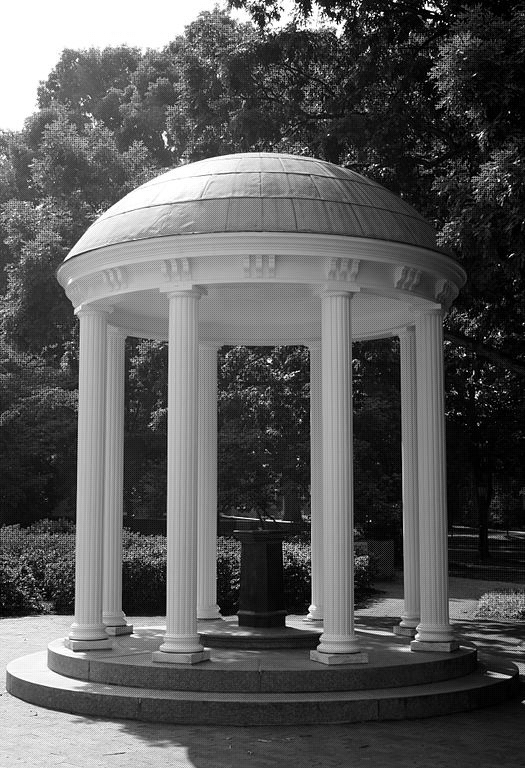
#> input picture Assignments&project/Assignment1_code/oldwell_mosaic.bmp, 525 x 768 px
$ python main.py
#> lines starting #> are read from the running program, lines starting #| are printed output that depends on the picture
#> further down, img is the input picture: shape (768, 525); min 0, max 255, mean 90.1
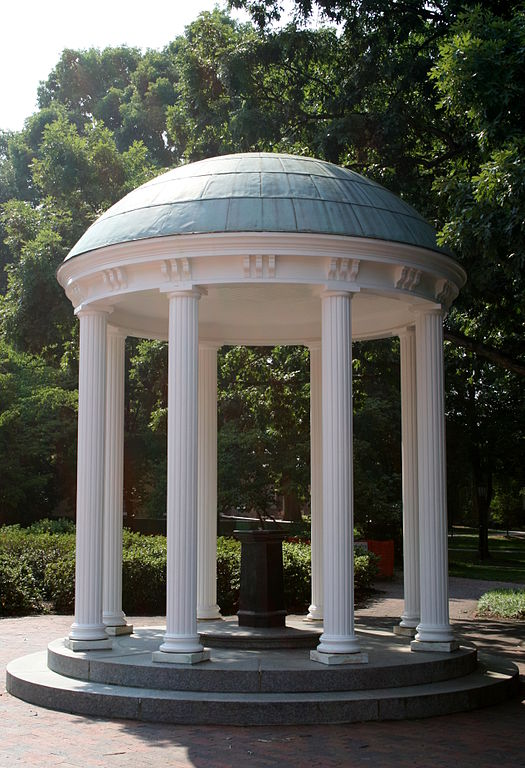
#> input picture Assignments&project/Assignment1_code/oldwell.jpg, 525 x 768 px
#> further down, img_orignal is the input picture: shape (768, 525, 3); mean B, G, R 85.1, 92.2, 91.5
### Assignments&project/Assignment1_code/utlis.py
import numpy as np
import cv2
import copy

def splitRGB(img):

    R = copy.deepcopy(img)
    G = copy.deepcopy(img)
    B = copy.deepcopy(img)

    for i in range(img.shape[0]):
        for j in  range(img.shape[1]):
            if ((i % 2 == 0 and j % 2 == 0) or (i % 2 != 0 and j % 2 != 0 )):
                R[(i, j)]= 0
            if(i % 2 !=0 or j % 2 != 0):
                B[(i, j)]= 0
            if (i % 2 == 0 or j % 2 == 0):
                G[(i, j)] = 0
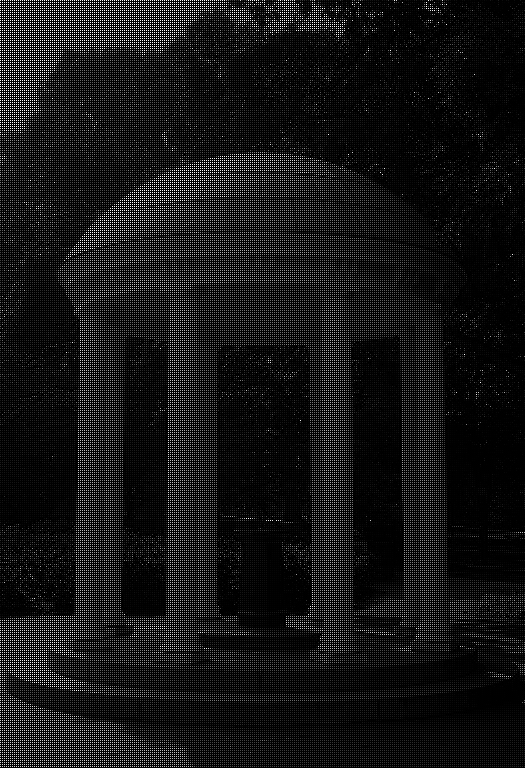
#> B: shape (768, 525); min 0, max 255, mean 21.3
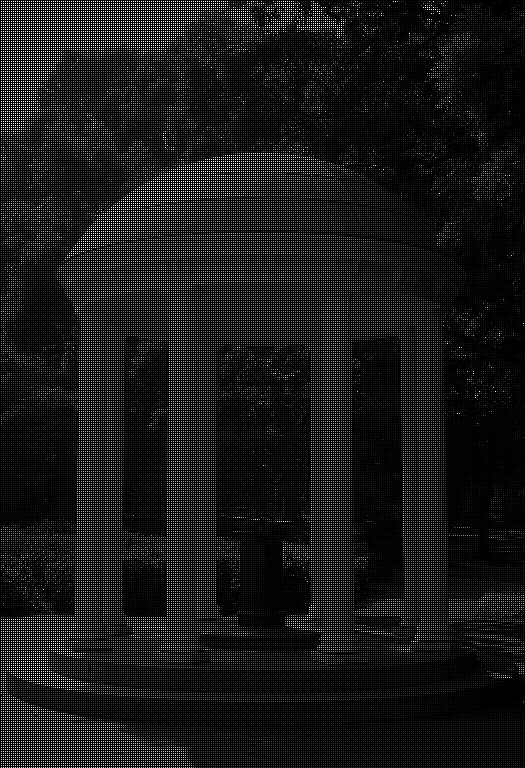
#> G: shape (768, 525); min 0, max 255, mean 23
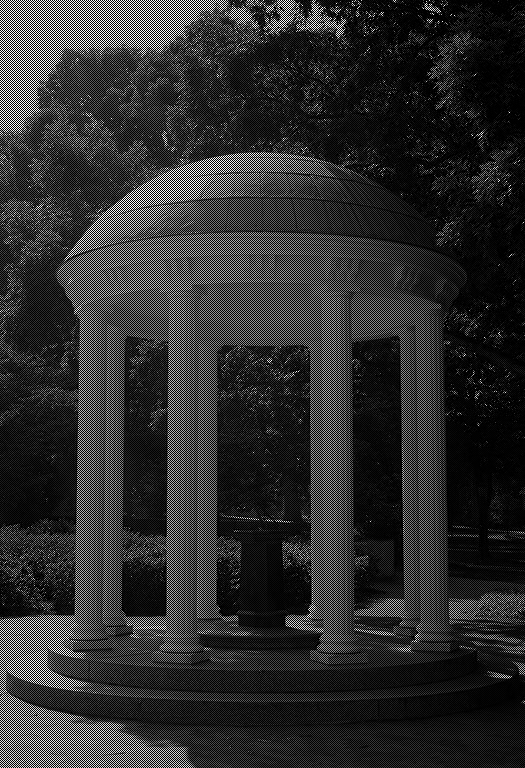
#> R: shape (768, 525); min 0, max 255, mean 45.7
    return R,G,B

def AppliedFilter(R,G,B):

    filter1=np.array([[0.25, 0.5, 0.25],
                      [0.5, 1, 0.5],
                      [0.25, 0.5, 0.25]])

    filter4=np.array([[ 0, 0.25, 0],
                      [0.25, 1,  0.25],
                      [0,   0.25, 0]])

    R_filtered = cv2.filter2D(R,-1,filter4)
    G_flitered= cv2.filter2D(G,-1, filter1)
    B_filtered = cv2.filter2D(B, -1, filter1)
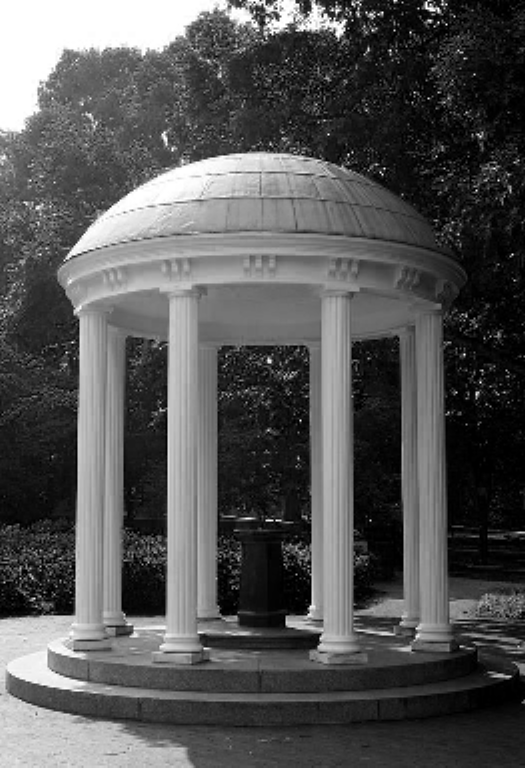
#> B_filtered: shape (768, 525); min 0, max 255, mean 85

    return R_filtered,G_flitered,B_filtered

def median(img1,img2):
    #
    # A = img1-img2
    # A_m = cv2.medianBlur(A, 3)
    #
    # Dst=A_m+img2

    A=cv2.subtract(img1,img2)
    B=cv2.subtract(img2,img1)

    A_m=cv2.medianBlur(A,3)
    B_m=cv2.medianBlur(B,3)

    Dst = cv2.add(A_m,img2)
    Dst = cv2.subtract(Dst,B_m)

    return Dst

def CmpDiffrence(img_orignal,img_filted):

    r_cha = cv2.subtract(img_orignal[:, :, 0], img_filted[:, :, 0])
    g_cha = cv2.subtract(img_orignal[:, :, 1], img_filted[:, :, 1])
    b_cha = cv2.subtract(img_orignal[:, :, 2], img_filted[:, :, 2])

    diff = r_cha**2+g_cha**2+b_cha**2

    return diff

### Assignments&project/Assignment1_code/main.py
'''Created by Jemma for  CV class @ Concordia Univ 2019/01/15
'''

import cv2
import numpy as np

from utlis import *
import math

img = cv2.imread('oldwell_mosaic.bmp',0)
img_orignal=cv2.imread('oldwell.jpg',1)
# cv2.imshow('crayons',img_orignal)
# cv2.waitKey(0)

##########Part1#############


R,G,B = splitRGB(img)

R_filtered,G_filtered,B_filtered = AppliedFilter(R,G,B)

img_f=cv2.merge([B_filtered,G_filtered,R_filtered])

diff = CmpDiffrence(img_orignal,img_f)

#Show result Images
cv2.imshow('Part1:img_orignal',img_orignal)
cv2.imshow('Part1:img_filterd',img_f)
cv2.imshow('Part1:diff',diff)
# [7 lines of commented-out code are left out]

B_R = median(B_filtered,R_filtered)
G_R = median(G_filtered,R_filtered)
#> in median (call 2), `B=cv2.subtract(img2,img1)`:
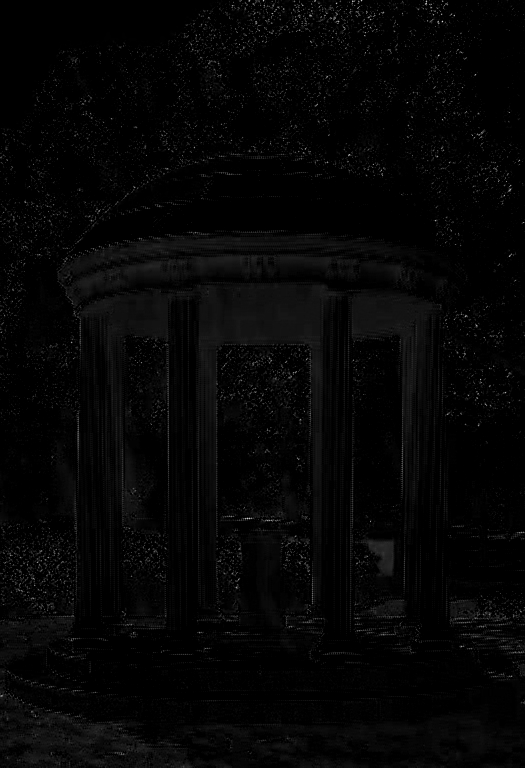
#> B: shape (768, 525); min 0, max 218, mean 5.2

IMG = cv2.merge([B_R,G_R,R_filtered])

diff2 = CmpDiffrence(img_orignal,IMG)
#> in CmpDiffrence (call 2), `diff = r_cha**2+g_cha**2+b_cha**2`:
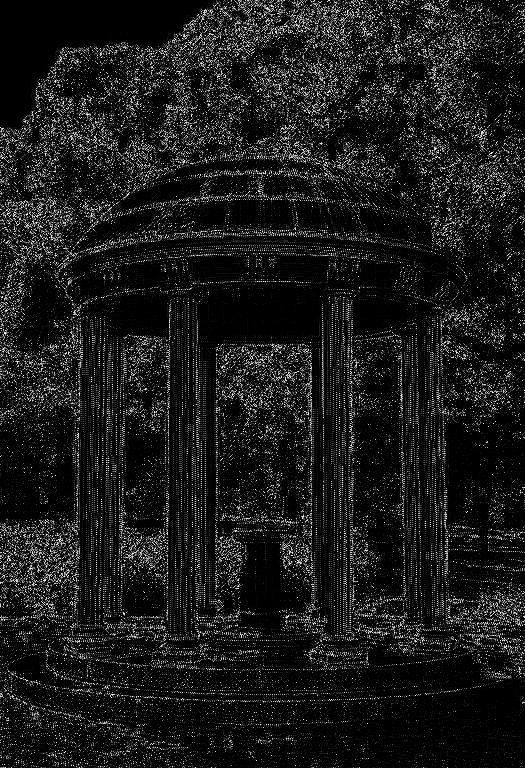
#> diff: shape (768, 525); min 0, max 254, mean 26.3


cv2.imshow('Part2_img_orignal',img_orignal)
cv2.imshow('Part2_demosaiced_img',IMG)
cv2.imshow('Part2_diff2',diff2)

# cv2.imwrite('Part2_img_orignal.jpg',img_orignal)
# cv2.imwrite('Part2_demosaiced_img.jpg',IMG)
# cv2.imwrite('Part2_diff2.jpg',diff2)
cv2.waitKey(0)
